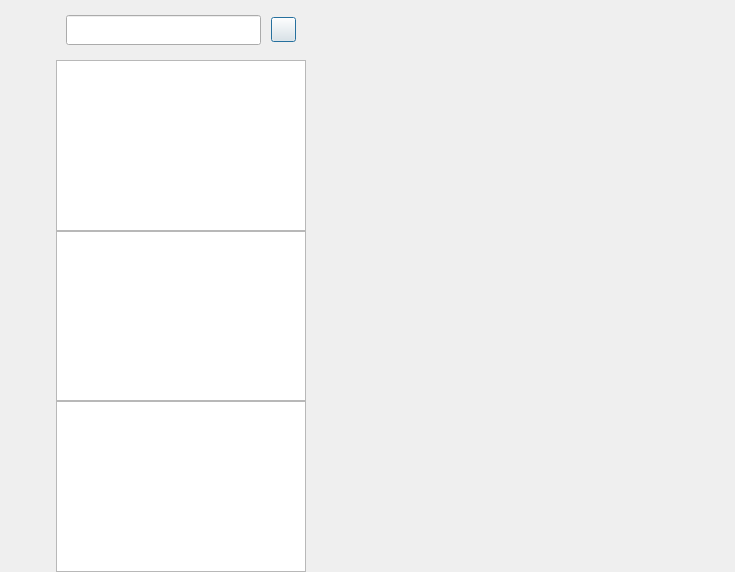
<?xml version="1.0" encoding="UTF-8"?>
<ui version="4.0">
 <class>ChatDialog</class>
 <widget class="QDialog" name="ChatDialog">
  <property name="geometry">
   <rect>
    <x>0</x>
    <y>0</y>
    <width>735</width>
    <height>572</height>
   </rect>
  </property>
  <property name="windowTitle">
   <string>Dialog</string>
  </property>
  <layout class="QHBoxLayout" name="horizontalLayout">
   <property name="spacing">
    <number>0</number>
   </property>
   <property name="leftMargin">
    <number>0</number>
   </property>
   <property name="topMargin">
    <number>0</number>
   </property>
   <property name="rightMargin">
    <number>0</number>
   </property>
   <property name="bottomMargin">
    <number>0</number>
   </property>
   <item>
    <widget class="QWidget" name="side_bar" native="true">
     <property name="sizePolicy">
      <sizepolicy hsizetype="Fixed" vsizetype="Expanding">
       <horstretch>0</horstretch>
       <verstretch>0</verstretch>
      </sizepolicy>
     </property>
     <property name="minimumSize">
      <size>
       <width>56</width>
       <height>0</height>
      </size>
     </property>
     <property name="maximumSize">
      <size>
       <width>56</width>
       <height>16777215</height>
      </size>
     </property>
     <layout class="QVBoxLayout" name="verticalLayout">
      <property name="leftMargin">
       <number>10</number>
      </property>
      <property name="topMargin">
       <number>30</number>
      </property>
      <property name="rightMargin">
       <number>0</number>
      </property>
      <property name="bottomMargin">
       <number>0</number>
      </property>
      <item>
       <widget class="QWidget" name="widget" native="true">
        <layout class="QVBoxLayout" name="verticalLayout_3">
         <property name="spacing">
          <number>30</number>
         </property>
         <property name="leftMargin">
          <number>0</number>
         </property>
         <property name="topMargin">
          <number>0</number>
         </property>
         <property name="rightMargin">
          <number>0</number>
         </property>
         <property name="bottomMargin">
          <number>0</number>
         </property>
         <item>
          <widget class="QLabel" name="side_head_lb">
           <property name="minimumSize">
            <size>
             <width>35</width>
             <height>35</height>
            </size>
           </property>
           <property name="maximumSize">
            <size>
             <width>35</width>
             <height>35</height>
            </size>
           </property>
           <property name="text">
            <string/>
           </property>
          </widget>
         </item>
         <item>
          <widget class="StateWidget" name="side_chat_lb" native="true">
           <property name="minimumSize">
            <size>
             <width>30</width>
             <height>30</height>
            </size>
           </property>
           <property name="maximumSize">
            <size>
             <width>30</width>
             <height>30</height>
            </size>
           </property>
          </widget>
         </item>
         <item>
          <widget class="StateWidget" name="side_contact_lb" native="true">
           <property name="minimumSize">
            <size>
             <width>30</width>
             <height>30</height>
            </size>
           </property>
           <property name="maximumSize">
            <size>
             <width>30</width>
             <height>30</height>
            </size>
           </property>
          </widget>
         </item>
        </layout>
       </widget>
      </item>
      <item>
       <spacer name="verticalSpacer">
        <property name="orientation">
         <enum>Qt::Orientation::Vertical</enum>
        </property>
        <property name="sizeHint" stdset="0">
         <size>
          <width>20</width>
          <height>40</height>
         </size>
        </property>
       </spacer>
      </item>
     </layout>
    </widget>
   </item>
   <item>
    <widget class="QWidget" name="chat_user_wid" native="true">
     <property name="maximumSize">
      <size>
       <width>250</width>
       <height>16777215</height>
      </size>
     </property>
     <layout class="QVBoxLayout" name="verticalLayout_2">
      <property name="spacing">
       <number>0</number>
      </property>
      <property name="leftMargin">
       <number>0</number>
      </property>
      <property name="topMargin">
       <number>0</number>
      </property>
      <property name="rightMargin">
       <number>0</number>
      </property>
      <property name="bottomMargin">
       <number>0</number>
      </property>
      <item>
       <widget class="QWidget" name="search_wid" native="true">
        <property name="minimumSize">
         <size>
          <width>0</width>
          <height>60</height>
         </size>
        </property>
        <property name="maximumSize">
         <size>
          <width>16777215</width>
          <height>60</height>
         </size>
        </property>
        <layout class="QHBoxLayout" name="horizontalLayout_2">
         <property name="spacing">
          <number>5</number>
         </property>
         <property name="leftMargin">
          <number>10</number>
         </property>
         <property name="topMargin">
          <number>10</number>
         </property>
         <property name="rightMargin">
          <number>10</number>
         </property>
         <property name="bottomMargin">
          <number>10</number>
         </property>
         <item>
          <widget class="CustomEdit" name="search_edit">
           <property name="minimumSize">
            <size>
             <width>0</width>
             <height>30</height>
            </size>
           </property>
           <property name="maximumSize">
            <size>
             <width>16777215</width>
             <height>30</height>
            </size>
           </property>
          </widget>
         </item>
         <item>
          <spacer name="horizontalSpacer">
           <property name="orientation">
            <enum>Qt::Orientation::Horizontal</enum>
           </property>
           <property name="sizeType">
            <enum>QSizePolicy::Policy::Fixed</enum>
           </property>
           <property name="sizeHint" stdset="0">
            <size>
             <width>5</width>
             <height>20</height>
            </size>
           </property>
          </spacer>
         </item>
         <item>
          <widget class="MyClickedBtn" name="add_btn">
           <property name="minimumSize">
            <size>
             <width>25</width>
             <height>25</height>
            </size>
           </property>
           <property name="maximumSize">
            <size>
             <width>25</width>
             <height>25</height>
            </size>
           </property>
           <property name="text">
            <string/>
           </property>
          </widget>
         </item>
        </layout>
       </widget>
      </item>
      <item>
       <widget class="QListWidget" name="search_list"/>
      </item>
      <item>
       <widget class="ChatUserList" name="chat_user_list"/>
      </item>
      <item>
       <widget class="QListWidget" name="con_user_list"/>
      </item>
     </layout>
    </widget>
   </item>
   <item>
    <widget class="QStackedWidget" name="stackedWidget">
     <widget class="ChatPage" name="chat_page"/>
     <widget class="QWidget" name="friend_apply_page"/>
    </widget>
   </item>
  </layout>
 </widget>
 <customwidgets>
  <customwidget>
   <class>MyClickedBtn</class>
   <extends>QPushButton</extends>
   <header>myclickedbtn.h</header>
  </customwidget>
  <customwidget>
   <class>CustomEdit</class>
   <extends>QLineEdit</extends>
   <header>customedit.h</header>
  </customwidget>
  <customwidget>
   <class>ChatUserList</class>
   <extends>QListWidget</extends>
   <header>chatuserlist.h</header>
  </customwidget>
  <customwidget>
   <class>ChatPage</class>
   <extends>QWidget</extends>
   <header>chatpage.h</header>
   <container>1</container>
  </customwidget>
  <customwidget>
   <class>StateWidget</class>
   <extends>QWidget</extends>
   <header>statewidget.h</header>
   <container>1</container>
  </customwidget>
 </customwidgets>
 <resources/>
 <connections/>
</ui>
